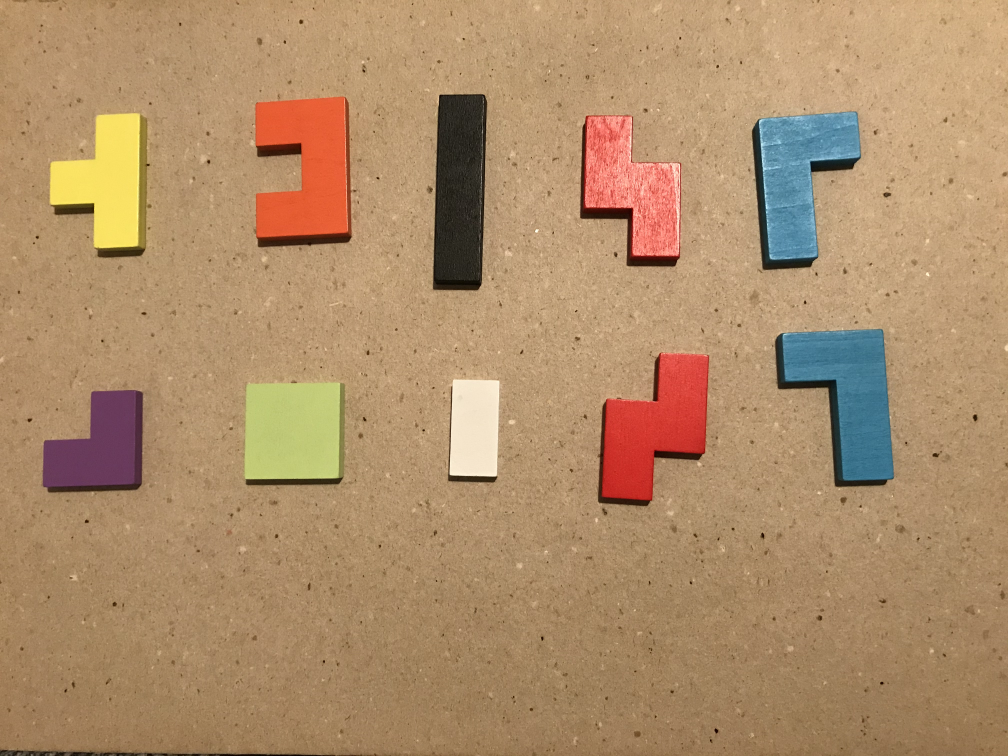
%> input picture training/R01.jpg, 4032 x 3024 px (shown at 1/4 size)
$ octave prova_momenti_hu.m   (GNU Octave 9; MATLAB toolbox functions it lacks are replaced by stand-ins)
%> lines starting %> are read from the running program, lines starting %| are printed output that depends on the picture; in (x1, y1, x2, y2) boxes, pixels count from 0 and x2, y2 are one past the last pixel; in counts of white or black regions, pixels touching at a corner belong together; the program's own positions count from 1
### script_vecchi/threshYCbCrMean.m
% Prende in input un'immagine in formato ycbcr con valori da 0 a 255

function out_image = threshYCbCrMean(im)
      % medie cb calcolata da un crop di un'immagine di training con solo sfondo
      cb_mean = 107.888;
      cr_mean = 144.546;
      pcb = 0.05;
      pcr = 0.02;
      %sogliatura di cb e cr con una tolleranza del 2%
      cb_bw = (im(:,:,2) <= cb_mean+255*pcb) .* (im(:,:,2) >= cb_mean-255*pcb);

      cr_bw = (im(:,:,3) <= cr_mean+255*pcr) .* (im(:,:,3) >= cr_mean-255*pcr);

      out_image = cr_bw .* cb_bw;

end

### script_vecchi/prova_momenti_hu.m
clear all;
close all;

%leggo le immagini di train segmento e faccio morfologia matematica e label
tr1 = rgb2ycbcr(imread('R01.jpg'));
tr2 = rgb2ycbcr(imread('R02.jpg'));
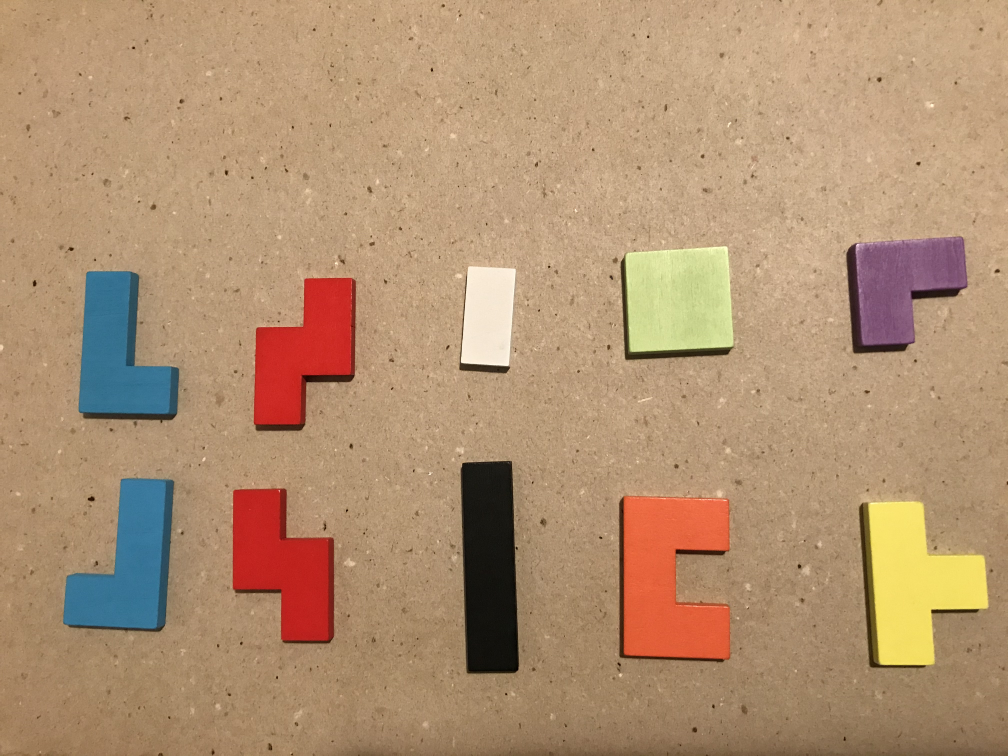
%> input picture training/R02.jpg, 4032 x 3024 px (shown at 1/4 size)

seg1 = threshYCbCrMean(tr1);
%> in threshYCbCrMean, `cb_bw = (im(:,:,2) <= cb_mean+255*pcb) .* (im(:,:,2) >= cb_mean-255*pc..`:
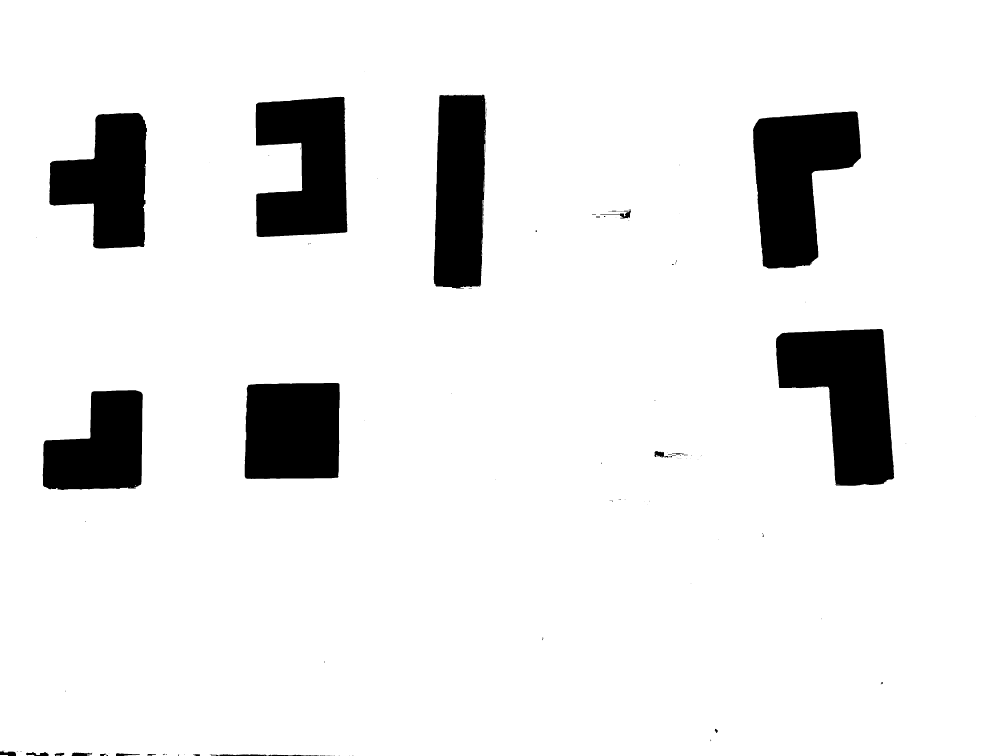
%> cb_bw: size 3024x4032 double (shown at 1/4 size); values 0 (black) and 1 (white), 91.2% white; 163 black regions (125 under 20 px), largest, box (x1, y1, x2, y2) and area: (3104, 1316, 3577, 1943) 188558, (3012, 446, 3444, 1074) 177714, (1023, 387, 1389, 948) 158702
%> in threshYCbCrMean, `cr_bw = (im(:,:,3) <= cr_mean+255*pcr) .* (im(:,:,3) >= cr_mean-255*pc..`: cr_bw: size 3024x4032 double; values 0 (black) and 1 (white), 89.1% white; 177 black regions (126 under 20 px), largest, box (x1, y1, x2, y2) and area: (3099, 1312, 3582, 1949) 197833, (3007, 444, 3446, 1083) 187107, (1016, 384, 1410, 961) 181768
%> in threshYCbCrMean, `out_image = cr_bw .* cb_bw;`: out_image: size 3024x4032 double; values 0 (black) and 1 (white), 87% white; 169 black regions (128 under 20 px), largest, box (x1, y1, x2, y2) and area: (3099, 1312, 3582, 1949) 197833, (3007, 444, 3446, 1083) 187107, (1016, 384, 1410, 961) 181779
seg2 = threshYCbCrMean(tr2);
%> in threshYCbCrMean (call 2), `cb_bw = (im(:,:,2) <= cb_mean+255*pcb) .* (im(:,:,2) >= cb_mean-255*pc..`:
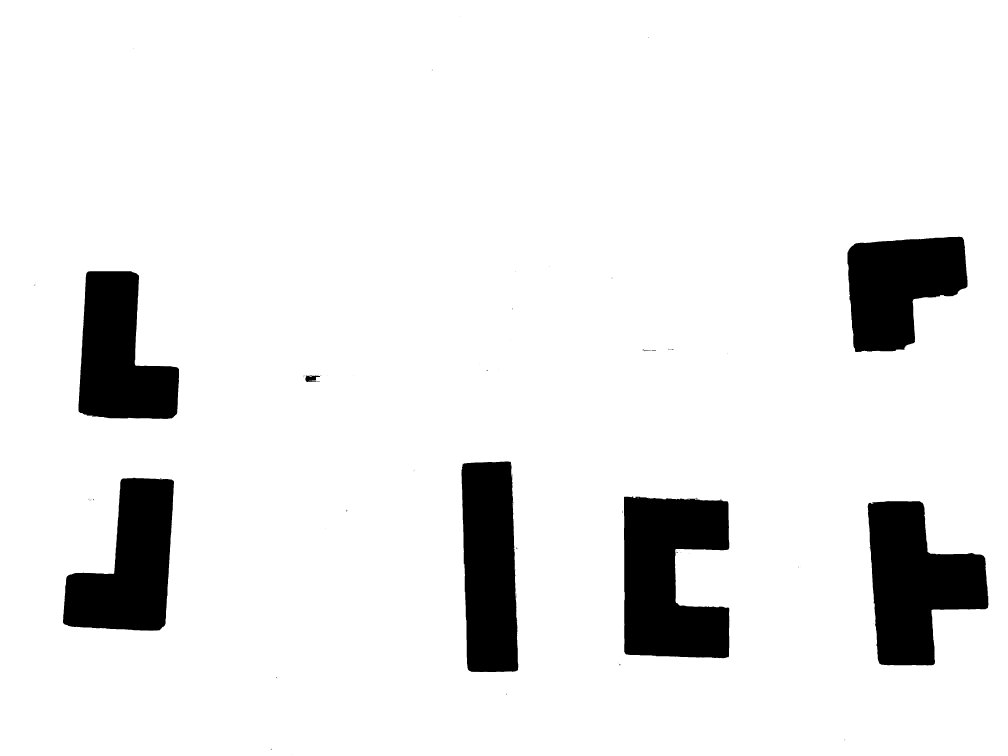
%> cb_bw: size 3024x4032 double (shown at 1/4 size); values 0 (black) and 1 (white), 91.2% white; 111 black regions (101 under 20 px), largest, box (x1, y1, x2, y2) and area: (2496, 1986, 2918, 2633) 215255, (3471, 2004, 3954, 2662) 198739, (252, 1911, 696, 2523) 171801
%> in threshYCbCrMean (call 2), `cr_bw = (im(:,:,3) <= cr_mean+255*pcr) .* (im(:,:,3) >= cr_mean-255*pc..`: cr_bw: size 3024x4032 double; values 0 (black) and 1 (white), 88.2% white; 193 black regions (128 under 20 px), largest, box (x1, y1, x2, y2) and area: (2493, 1979, 2926, 2641) 232089, (247, 1898, 714, 2533) 191649, (2483, 983, 2938, 1441) 189590
%> in threshYCbCrMean (call 2), `out_image = cr_bw .* cb_bw;`:
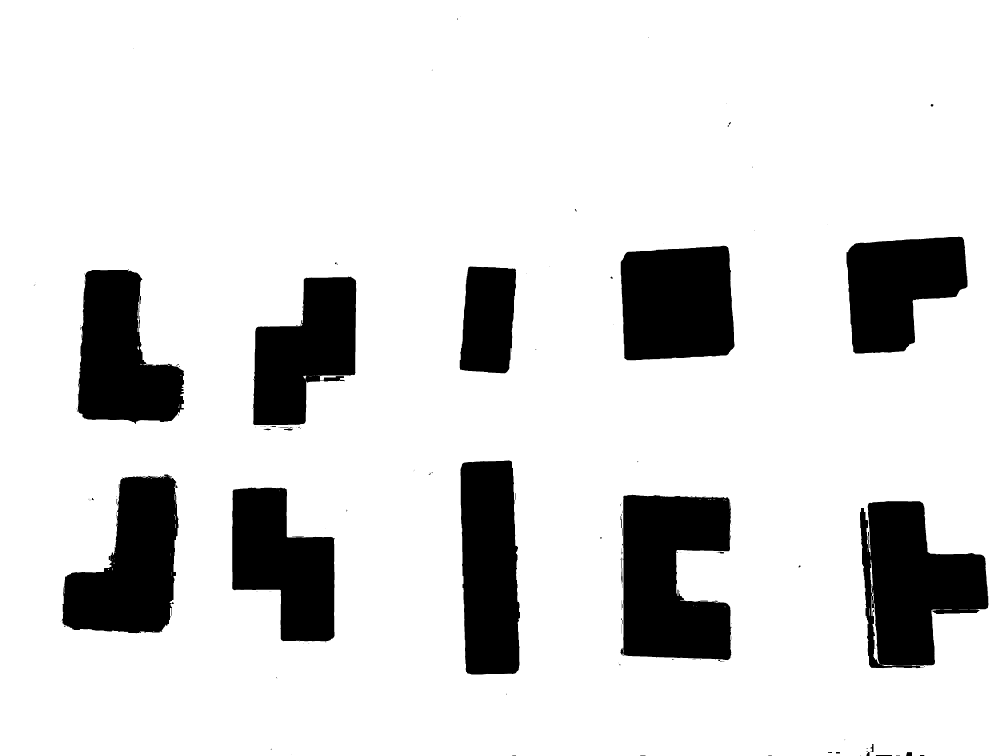
%> out_image: size 3024x4032 double (shown at 1/4 size); values 0 (black) and 1 (white), 85.4% white; 204 black regions (144 under 20 px), largest, box (x1, y1, x2, y2) and area: (2493, 1979, 2926, 2641) 232092, (3440, 2004, 3954, 2673) 220012, (247, 1898, 714, 2533) 191649

seg1 = (seg1-1).*-1;
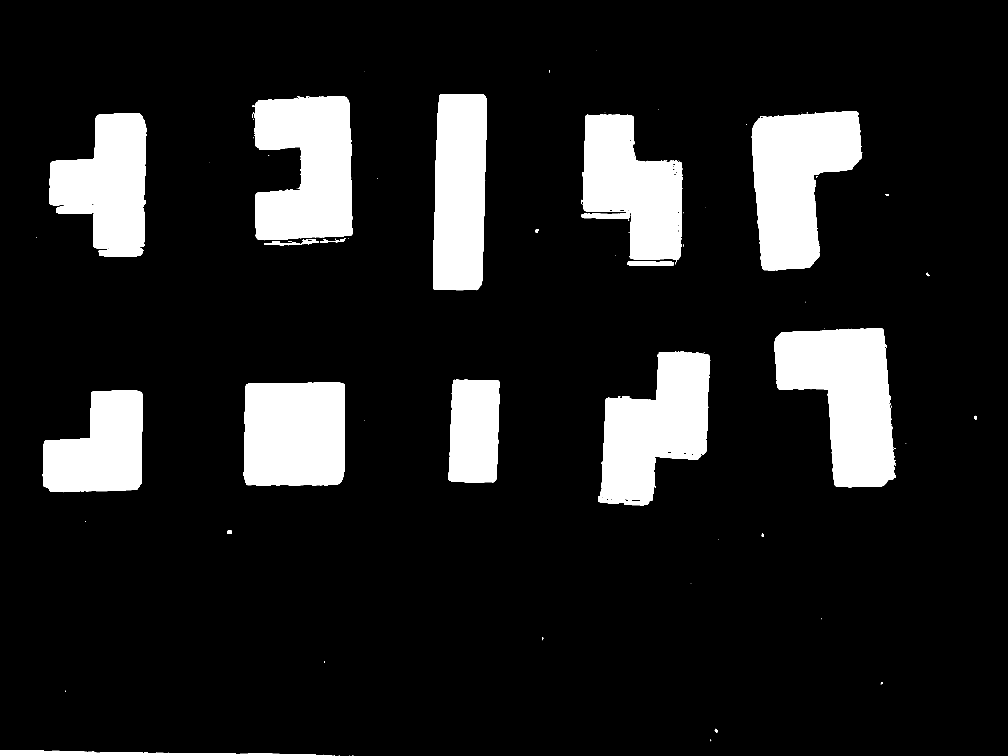
%> seg1: size 3024x4032 double (shown at 1/4 size); values 0 (black) and 1 (white), 13% white; 169 white regions (128 under 20 px), largest, box (x1, y1, x2, y2) and area: (3099, 1312, 3582, 1949) 197833, (3007, 444, 3446, 1083) 187107, (1016, 384, 1410, 961) 181779
seg2 = (seg2-1).*-1;
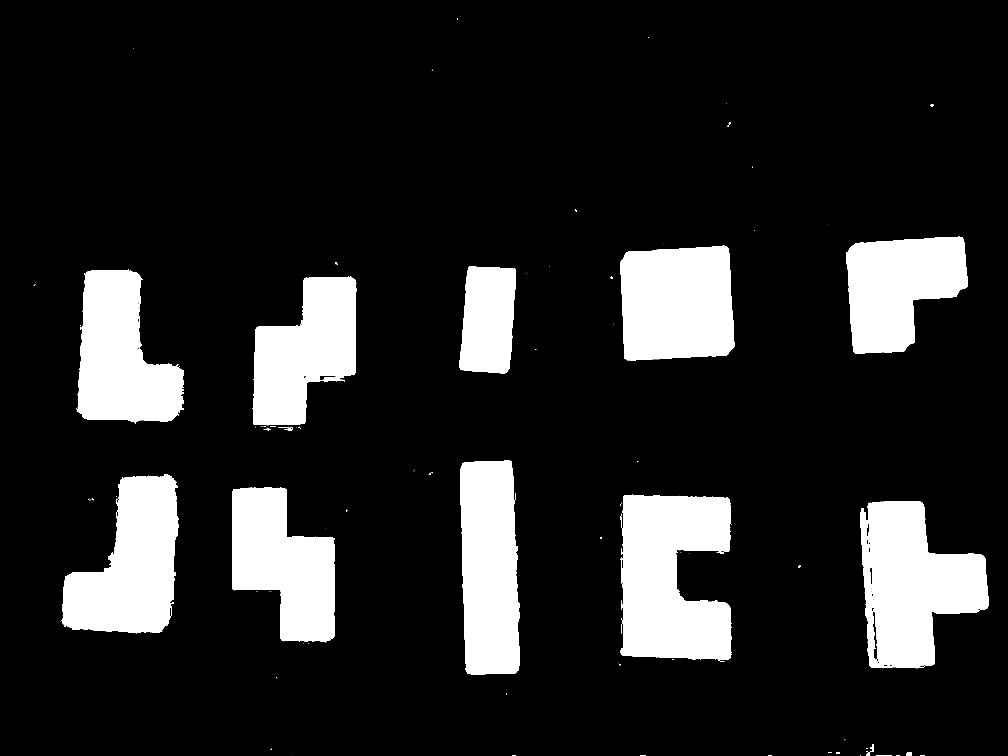
%> seg2: size 3024x4032 double (shown at 1/4 size); values 0 (black) and 1 (white), 14.6% white; 204 white regions (144 under 20 px), largest, box (x1, y1, x2, y2) and area: (2493, 1979, 2926, 2641) 232092, (3440, 2004, 3954, 2673) 220012, (247, 1898, 714, 2533) 191649
%> (the run ends here)
